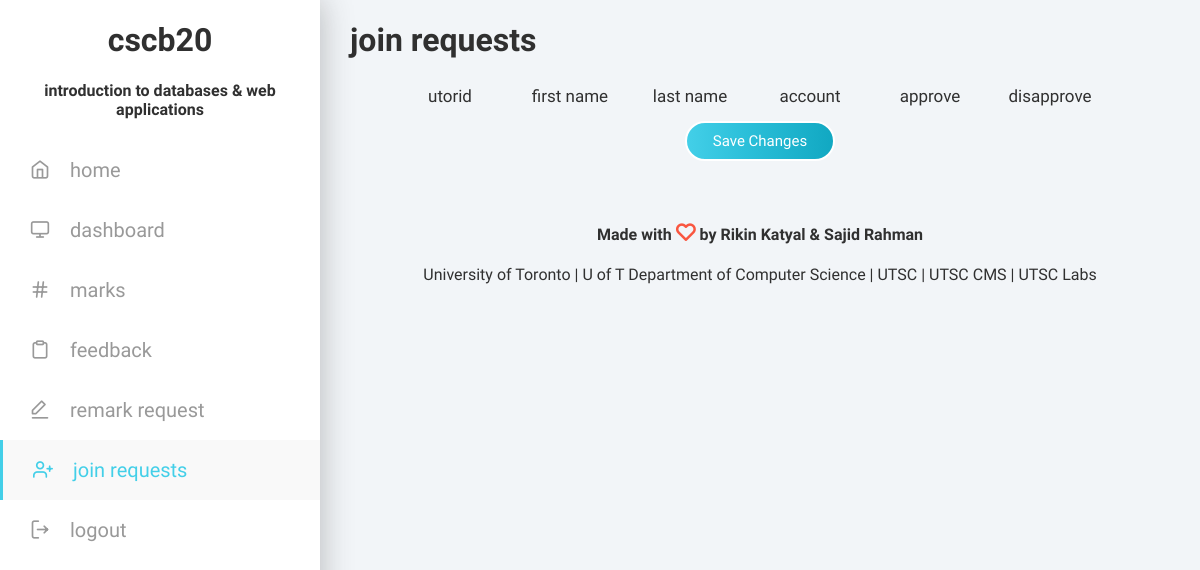
Before: /dashboard/instructor/requests/index.php (signed in) with the older database file.
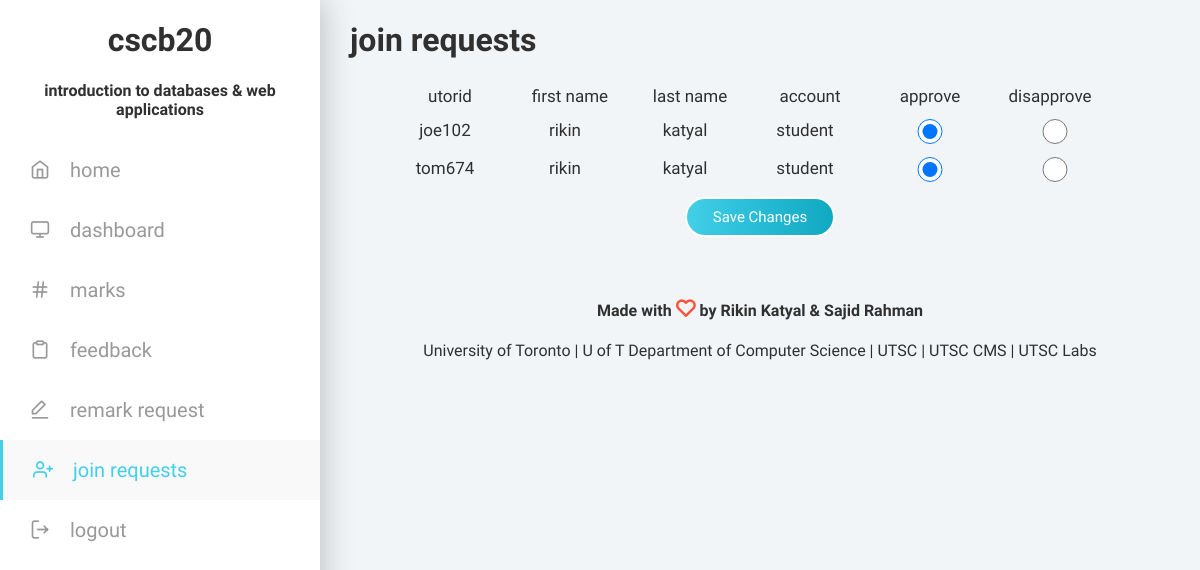
After: the same page with the newer database file.
### tables this page shows
create table Students
(verified boolean not null,
utorid varchar(25) not null primary key,
pass char(64) not null,
firstName varchar(255) not null,
lastName varchar(255) not null,
studentNumber varchar(25) not null,
instructorId varchar(255) not null,
practical float,
quiz1 float,
quiz2 float,
quiz3 float,
a1 float,
a2 float,
a3 float,
final float,
midterm float,
authToken varchar(255)
);

### src/dashboard/instructor/requests/index.php (the view, shortened to what this page needs)
<?php
  include("../../../auth/config.php");
?>
<html lang="en">
<head>
    <link rel="stylesheet" type="text/css" href="../../../css/feather.css">
    <link rel="stylesheet" type="text/css" href="../../../css/index.css">
</head>
<body>
  <div id="container">
      <div id="sidebar">
          <h1>cscb20</h1>
          <h4>introduction to databases & web applications</h4>
          <nav>
            <a href="../../../">
              <div class="nav-item">
                <h2><i class="feather icon-home"></i>home</h2>
              </div>
            </a>
            <a href="../../">
              <div class="nav-item">
                <h2><i class="feather icon-monitor"></i>dashboard</h2>
              </div>
            </a>
            <a href="../marks">
              <div class="nav-item">
                <h2><i class="feather icon-hash"></i>marks</h2>
              </div>
            </a>
            <?php
              if ($_SESSION['account'] != 'ta'){
                echo "
                <a href='../../feedback'>
                  <div class='nav-item'>
                    <h2><i class='feather icon-clipboard'></i>feedback</h2>
                  </div>
                </a>
                ";
              }
            ?>
            <a href="../../<?php if ($_SESSION['account'] == 'instructor' or $_SESSION['account'] == 'ta') echo "instructor/" ?>remark/">
              <div class="nav-item">
                <h2><i class="feather icon-edit-1"></i>remark request</h2>
              </div>
            </a>
            <a href='./'>
              <div class='nav-item active'>
                <h2><i class='feather icon-user-plus'></i>join requests</h2>
              </div>
            </a>
            <a href="../../../auth/logout/">
              <div class="nav-item">
                <h2><i class="feather icon-log-out"></i>logout</h2>
              </div>
            </a>
          </nav>
        </div>
    <div id="content">
      <h1>join requests</h1>
      <form action="" method="post">
        <div class="mark">
          <h3>UTORid</h3>
          <h3>First Name</h3>
          <h3>Last Name</h3>
          <h3>Account</h3>
          <h3>Approve</h3>
          <h3>Disapprove</h3>
        </div>
        <?php
          $sql = "select * from Students where verified = 0 and instructorId = '".$_SESSION['utorid']."'";
          $result = mysqli_query($db, $sql);
          $count = 0;
          while ($row = mysqli_fetch_array($result, MYSQLI_ASSOC)) {
            echo "
            <div class='mark'>
              <h3>".$row['utorid']."</h3>
              <h3>".$row['firstName']."</h3>
              <h3>".$row['lastName']."</h3>
              <h3>Student</h3>
              <input type='radio' name='approval_student".$count."' value='approved' checked='checked'>
              <input type='radio' name='approval_student".$count."' value='disapproved'>
            </div>
            ";
            $count += 1;
          }
        ?>
        <button>Save Changes</button>
      </form>
      <footer>
        <p><b>Made with <i class="feather icon-heart"></i> by Rikin Katyal & Sajid Rahman</b></p>
        <p><a href="https://www.utoronto.ca/" target="_">University of Toronto</a> | <a href="http://web.cs.toronto.edu/" target="_">U of T Department of Computer Science</a> | <a href="http://www.utsc.utoronto.ca/home/" target="_">UTSC</a> | <a href="https://www.utsc.utoronto.ca/cms/computer-science-mathematics-statistics" target="_">UTSC CMS</a> | <a href="http://www.utsc.utoronto.ca/labs/"> UTSC Labs</a></p>
      </footer>
    </div>
  </div>
</body>
</html>

### src/css/feather.css (style rules this page uses)
.feather { font-family:"feather" !important; font-size:16px; font-style:normal; -webkit-font-smoothing: antialiased; -moz-osx-font-smoothing: grayscale; }
.icon-clipboard:before { content: "\e84b"; }
.icon-edit-1:before { content: "\e868"; }
.icon-heart:before { content: "\e879"; }
.icon-home:before { content: "\e87a"; }
.icon-log-out:before { content: "\e888"; }
.icon-monitor:before { content: "\e899"; }
.icon-user-plus:before { content: "\e8e7"; }
.icon-hash:before { content: "\e8fd"; }

### src/css/index.css (style rules this page uses)
html, body { width: 100%; height: 100%; font-weight: 400; font-family: Varela Round; margin: 0; color: #303030; background-color: #F2F5F8; }
#container { width: 100%; display: flex; flex-direction: row; }
#sidebar { height: 100%; width: 320px; background: #FFFFFF; position: fixed; margin: 0; box-shadow: 1px 0px 30px rgba(50, 50, 50, 0.3); overflow-y: auto; }
#content { height: 100%; width: 100%; margin-left: 320px; padding: 0 30px; }
h1 { font-weight: 700; }
h2 { font-size: 20px; font-weight: 700; margin: 0; text-transform: lowercase; }
h3 { font-size: 17px; font-weight: 400; margin: 0; text-transform: lowercase; }
h4 { text-align: center; }
p { line-height: 24px; }
a { color: #303030; text-decoration: none; display: inline-block }
button { width: 150px; height: 40px; margin: 10px 0; background: #43cfe8; background: -moz-linear-gradient(left, #43cfe8 0%, #2bbfd9 41%, #11a8c2 100%); background: -webkit-gradient(left top, right top, color-stop(0%, #43cfe8), color-stop(41%, #2bbfd9), color-stop(100%, #11a8c2)); background: -webkit-linear-gradient(left, #43cfe8 0%, #2bbfd9 41%, #11a8c2 100%); background: -o-linear-gradient(left, #43cfe8 0%, #2bbfd9 41%, #11a8c2 100%); background: -ms-linear-gradient(left, #43cfe8 0%, #2bbfd9 41%, #11a8c2 100%); background: linear-gradient(to right, #43cfe8 0%, #2bbfd9 41%, #11a8c2 100%); border: 2px solid #FFFFFF; color: #FFFFFF; border-radius: 40px; outline: none; cursor: pointer; font-size: 15px; font-weight: 400; font-family: Varela Round; -webkit-transition: box-shadow 0.3s ease; -moz-transition: box-shadow 0.3s ease; -ms-transition: box-shadow 0.3s ease; -o-transition: box-shadow 0.3s ease; transition: box-shadow 0.3s ease; }
form { display: flex; flex-direction: column; justify-content: center; align-items: center; }
.feather { font-size: 20px; margin-right: 20px; }
#sidebar h1 { text-align: center; }
nav a { text-decoration: none !important; display: block; }
nav h2 { font-weight: 400; }
.nav-item { width: 100%; height: 60px; display: flex; flex-direction: row; align-content: center; justify-content: flex-start; cursor: pointer; color: #999999; }
.active { width: calc(100% - 3px); border-left: 3px solid #43cfe8; background-color: #f9f9f9; color: #43cfe8; }
.nav-item h2 { line-height: 60px; padding-left: 30px; }
footer { text-align: center; margin-top: 50px; }
footer i { margin: 0 !important; color: #f95640; }
.mark { display: flex; flex-direction: row; align-items: center; justify-content: center; text-align: center; margin: 5px 0; }
.mark h3 { width: 100px; margin-right: 20px; }
.mark input { width: 100px; height: 25px; margin-right: 20px; }

Changed rows visible on the page:
added students: utorid "joe102", firstName "rikin", lastName "katyal"
added students: utorid "tom674", firstName "rikin", lastName "katyal"
